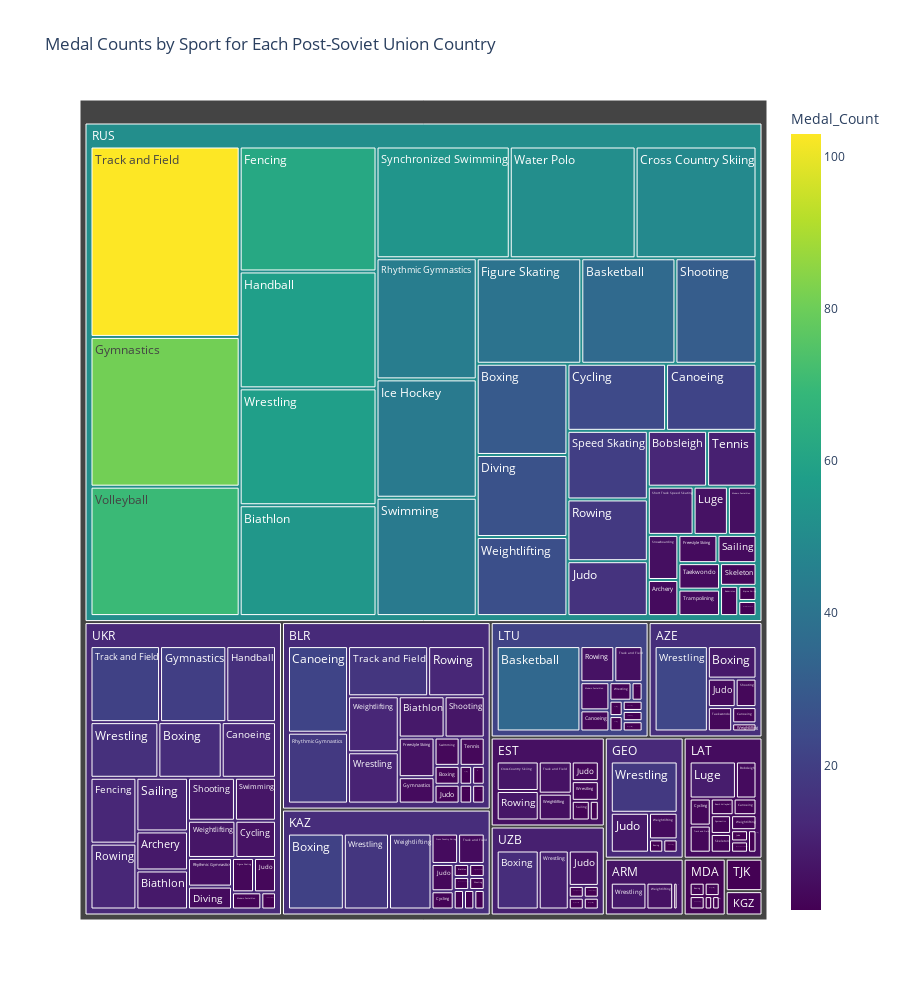

Notebook source saved alongside this figure:
### Markdown cell above
## Treemap of Post-Soviet countries Individual Sport Performance

### Code cell
import plotly.express as px

# Filter the data for post-Soviet countries
post_soviet_nocs = ['ARM', 'AZE', 'BLR', 'EST', 'GEO', 'KAZ', 'KGZ', 'LAT', 'LTU', 'MDA', 'RUS', 'TJK', 'TKM', 'UKR', 'UZB']
post_soviet_df = df[df['NOC'].isin(post_soviet_nocs)]

# Filter the dataset to only include medal winners
medals_df = post_soviet_df.dropna(subset=['Medal'])

# Calculate the medal count by country and sport
medal_counts = medals_df.groupby(['NOC', 'Sport'])['Medal'].count().reset_index()

# Rename columns for better readability in the treemap
medal_counts.rename(columns={'NOC': 'Country', 'Sport': 'Sport', 'Medal': 'Medal_Count'}, inplace=True)

# Create the treemap
fig = px.treemap(medal_counts, path=['Country', 'Sport'], values='Medal_Count',
                 title='Medal Counts by Sport for Each Post-Soviet Union Country',
                 color_continuous_scale='viridis',
                 color='Medal_Count')
fig.update_layout(height=1000)
fig.show()

### Figure 1 — Plotly figure (JSON) as saved in the notebook; plotly's stock layout.template omitted (floating-point values rounded to 4 significant figures; data arrays with more than 128 entries replaced by an {"elided": "..."} marker saying what was removed)
{"data": [{"branchvalues": "total", "customdata": {"elided": "171x1 float values"}, "domain": {"x": [0, 1], "y": [0, 1]}, "hovertemplate": "labels=%{label}<br>Medal_Count_sum=%{value}<br>parent=%{parent}<br>id=%{id}<br>Medal_Count=%{color}<extra></extra>", "ids": {"elided": "171 str values"}, "labels": {"elided": "171 str values"}, "marker": {"coloraxis": "coloraxis", "colors": {"elided": "171 float values"}}, "name": "", "parents": {"elided": "171 str values"}, "type": "treemap", "values": {"elided": "171 int values"}}], "layout": {"coloraxis": {"colorbar": {"title": {"text": "Medal_Count"}}, "colorscale": [[0, "#440154"], [0.1111, "#482878"], [0.2222, "#3e4989"], [0.3333, "#31688e"], [0.4444, "#26828e"], [0.5556, "#1f9e89"], [0.6667, "#35b779"], [0.7778, "#6ece58"], [0.8889, "#b5de2b"], [1, "#fde725"]]}, "height": 1000, "legend": {"tracegroupgap": 0}, "title": {"text": "Medal Counts by Sport for Each Post-Soviet Union Country"}}}
